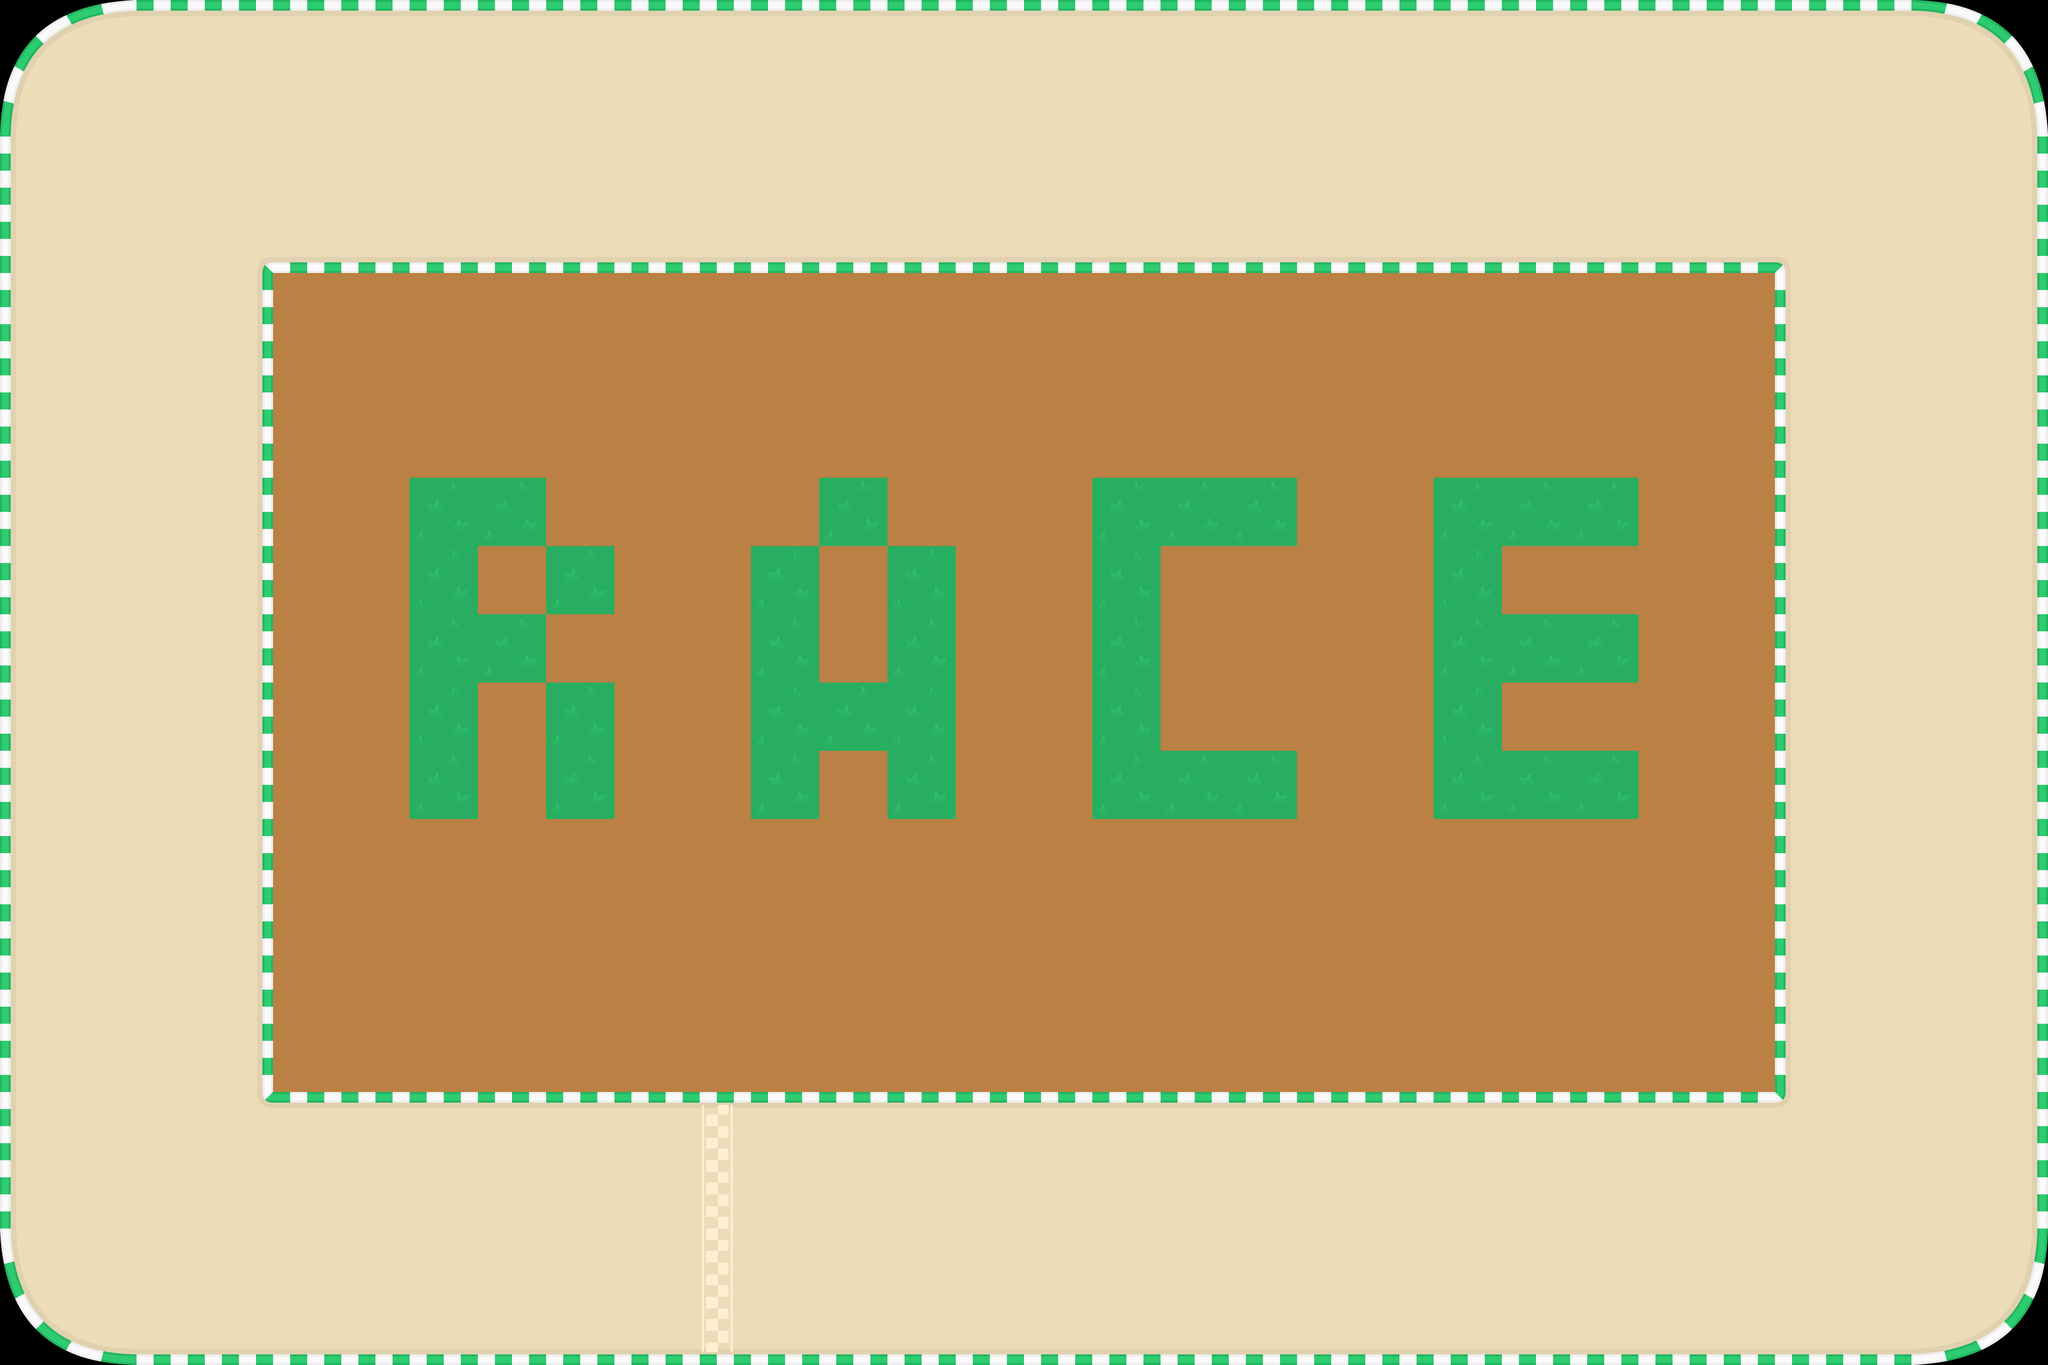

Below is a game level as drawn by its tile map, then a one-line description and the .tmx that defines it (tile-layer data replaced by summaries):
An orthogonal 30x20 tile map with 128x128 px tiles, 1 tile layer (Слой тайлов 1), 2 tilesets and 20 objects (Hero).

<map version="1.9" tiledversion="1.9.2" orientation="orthogonal" renderorder="right-down" width="30" height="20" tilewidth="128" tileheight="128" infinite="0" nextlayerid="8" nextobjectid="40">
 <tileset firstgid="1" name="spritesheet_tiles" tilewidth="128" tileheight="128" spacing="2" tilecount="465" columns="31">
  <image source="spritesheet_tiles.png" width="4096" height="2048" />
 </tileset>
 <tileset firstgid="466" name="spritesheet_vehicles" tilewidth="71" tileheight="131" spacing="2" tilecount="42" columns="14">
  <image source="spritesheet_vehicles.png" width="1024" height="512" />
 </tileset>
 <layer id="1" name="Слой тайлов 1" width="30" height="20">
  <data>[600 cells, 600 non-empty, 18 distinct tile ids]</data>
 </layer>
 <objectgroup id="3" name="ObjectsStatic">
  <object id="18" x="1982" y="2476" width="32" height="32">
   <properties>
    <property name="BodyType" value="StaticBody" />
    <property name="friction" type="float" value="0.3" />
    <property name="gravityScale" type="float" value="0" />
    <property name="restitution" type="float" value="1" />
   </properties>
  </object>
  <object id="22" x="1982" y="2134" width="32" height="32">
   <properties>
    <property name="BodyType" value="StaticBody" />
    <property name="friction" type="float" value="0.3" />
    <property name="gravityScale" type="float" value="0" />
    <property name="restitution" type="float" value="1" />
   </properties>
  </object>
  <object id="23" x="2474" y="2134" width="32" height="32">
   <properties>
    <property name="BodyType" value="StaticBody" />
    <property name="friction" type="float" value="0.3" />
    <property name="gravityScale" type="float" value="0" />
    <property name="restitution" type="float" value="1" />
   </properties>
  </object>
  <object id="24" x="2480" y="2496" width="32" height="32">
   <properties>
    <property name="BodyType" value="StaticBody" />
    <property name="friction" type="float" value="0.3" />
    <property name="gravityScale" type="float" value="0" />
    <property name="restitution" type="float" value="1" />
   </properties>
  </object>
  <object id="26" x="255.875" y="2539.94" width="3327.88" height="20.058">
   <properties>
    <property name="BodyType" value="StaticBody" />
    <property name="friction" type="float" value="0.3" />
    <property name="gravityScale" type="float" value="0" />
    <property name="restitution" type="float" value="0.1" />
   </properties>
  </object>
  <object id="27" x="506.394" y="2047.67" width="2827.56" height="20.2121">
   <properties>
    <property name="BodyType" value="StaticBody" />
    <property name="friction" type="float" value="0.3" />
    <property name="gravityScale" type="float" value="0" />
    <property name="restitution" type="float" value="0.1" />
   </properties>
  </object>
  <object id="29" x="1" y="2305.5" width="255" height="254">
   <properties>
    <property name="BodyType" value="StaticBody" />
    <property name="friction" type="float" value="0.3" />
    <property name="gravityScale" type="float" value="0" />
    <property name="restitution" type="float" value="0.1" />
   </properties>
   <polygon points="254.928,234.508 254.426,254.375 130.071,252.587 93.7988,248.382 2.75473,128.305 -0.205966,-1.35511 18.8333,-1.68182 25.8182,62.2955 36.9091,103.966 59.4545,145.338 81.2727,174.528 106.364,194.537 133.273,209.636 162.284,220.841 192.568,228.5 225.591,233.159" />
  </object>
  <object id="30" x="-0.299981" y="253.763" width="255.998" height="254" rotation="0.193416">
   <properties>
    <property name="BodyType" value="StaticBody" />
    <property name="friction" type="float" value="0.3" />
    <property name="gravityScale" type="float" value="0" />
    <property name="restitution" type="float" value="0.1" />
   </properties>
   <polygon points="255.926,-234.508 255.422,-254.375 130.58,-252.587 94.1658,-248.382 2.76551,-128.305 -0.206772,1.35511 18.907,1.68182 25.9192,-62.2955 37.0535,-103.966 59.6871,-145.338 81.5907,-174.528 106.78,-194.537 133.794,-209.636 162.919,-220.841 193.321,-228.5 226.474,-233.159" />
  </object>
  <object id="31" x="3839.54" y="253.909" width="255.998" height="254" rotation="-0.193416">
   <properties>
    <property name="BodyType" value="StaticBody" />
    <property name="friction" type="float" value="0.3" />
    <property name="gravityScale" type="float" value="0" />
    <property name="restitution" type="float" value="0.1" />
   </properties>
   <polygon points="-255.926,-234.508 -255.422,-254.375 -130.58,-252.587 -94.1658,-248.382 -2.76551,-128.305 0.206772,1.35511 -18.907,1.68182 -25.9192,-62.2955 -37.0535,-103.966 -59.6871,-145.338 -81.5907,-174.528 -106.78,-194.537 -133.794,-209.636 -162.919,-220.841 -193.321,-228.5 -226.474,-233.159" />
  </object>
  <object id="32" x="3839.45" y="2305.92" width="255.998" height="254" rotation="0.193416">
   <properties>
    <property name="BodyType" value="StaticBody" />
    <property name="friction" type="float" value="0.3" />
    <property name="gravityScale" type="float" value="0" />
    <property name="restitution" type="float" value="0.1" />
   </properties>
   <polygon points="-255.926,234.508 -255.422,254.375 -130.58,252.587 -94.1658,248.382 -2.76551,128.305 0.206772,-1.35511 -18.907,-1.68182 -25.9192,62.2955 -37.0535,103.966 -59.6871,145.338 -81.5907,174.528 -106.78,194.537 -133.794,209.636 -162.919,220.841 -193.321,228.5 -226.474,233.159" />
  </object>
  <object id="33" x="256.049" y="-0.029" width="3327.9" height="20.058">
   <properties>
    <property name="BodyType" value="StaticBody" />
    <property name="friction" type="float" value="0.3" />
    <property name="gravityScale" type="float" value="0" />
    <property name="restitution" type="float" value="0.1" />
   </properties>
  </object>
  <object id="34" x="506.036" y="492.292" width="2827.8" height="19.6667">
   <properties>
    <property name="BodyType" value="StaticBody" />
    <property name="friction" type="float" value="0.3" />
    <property name="gravityScale" type="float" value="0" />
    <property name="restitution" type="float" value="0.1" />
   </properties>
  </object>
  <object id="35" x="491.792" y="512" width="20.125" height="1536">
   <properties>
    <property name="BodyType" value="StaticBody" />
    <property name="friction" type="float" value="0.3" />
    <property name="gravityScale" type="float" value="0" />
    <property name="restitution" type="float" value="0.1" />
   </properties>
  </object>
  <object id="36" x="3327.94" y="512.125" width="20.125" height="1535.75">
   <properties>
    <property name="BodyType" value="StaticBody" />
    <property name="friction" type="float" value="0.3" />
    <property name="gravityScale" type="float" value="0" />
    <property name="restitution" type="float" value="0.1" />
   </properties>
  </object>
  <object id="37" x="-0.547348" y="255.03" width="20.125" height="2049.28">
   <properties>
    <property name="BodyType" value="StaticBody" />
    <property name="friction" type="float" value="0.3" />
    <property name="gravityScale" type="float" value="0" />
    <property name="restitution" type="float" value="0.1" />
   </properties>
  </object>
  <object id="38" x="3820.06" y="255.263" width="20.125" height="2049.47">
   <properties>
    <property name="BodyType" value="StaticBody" />
    <property name="friction" type="float" value="0.3" />
    <property name="gravityScale" type="float" value="0" />
    <property name="restitution" type="float" value="0.1" />
   </properties>
  </object>
 </objectgroup>
 <objectgroup id="4" name="ObjectsDynamic">
  <!-- 4 objects omitted --></objectgroup>
 <objectgroup id="7" name="Hero">
  <!-- 1 objects omitted --></objectgroup>
</map>
<!-- 4 of 20 objects omitted -->
